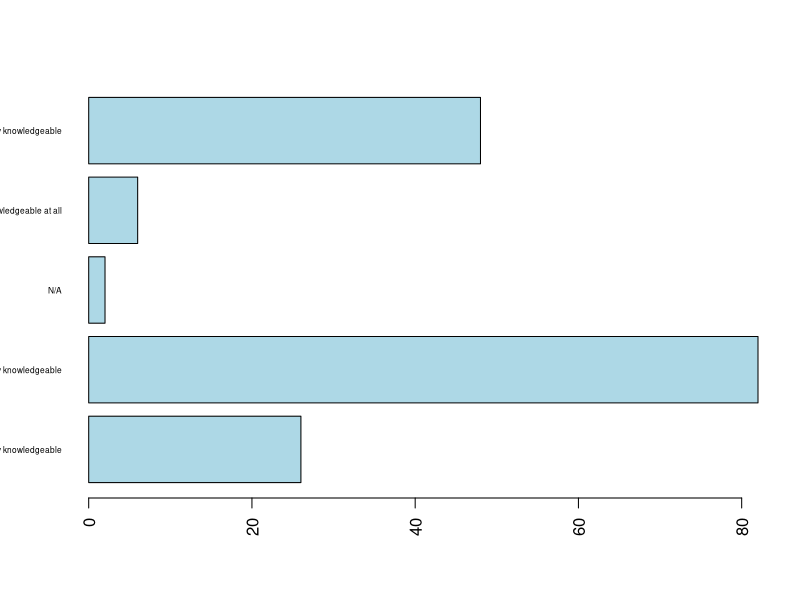
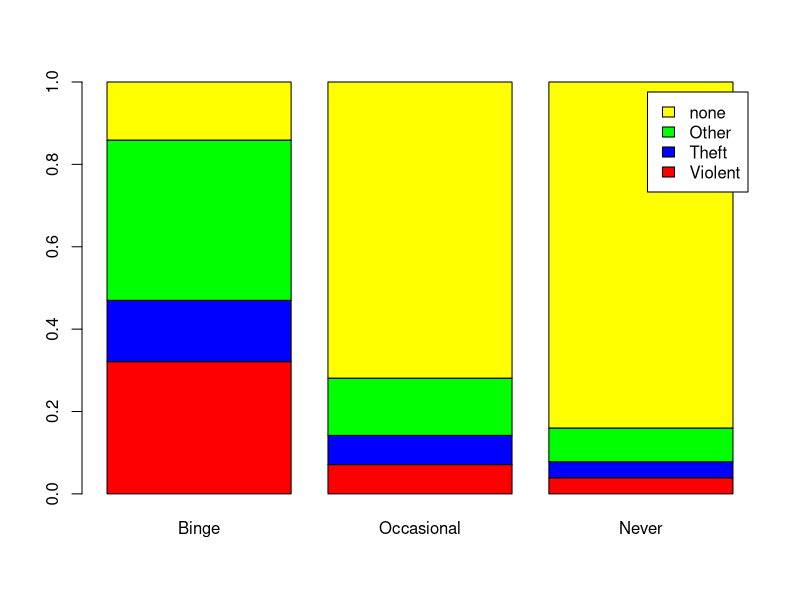
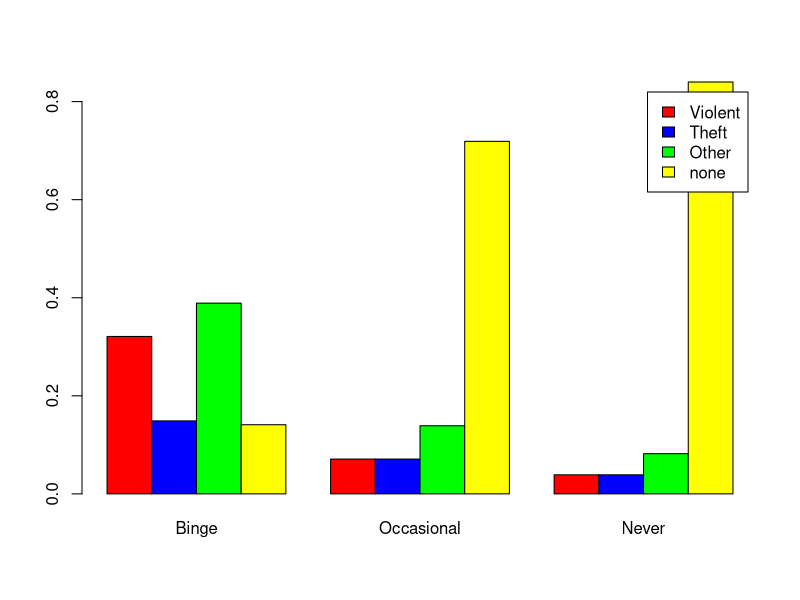
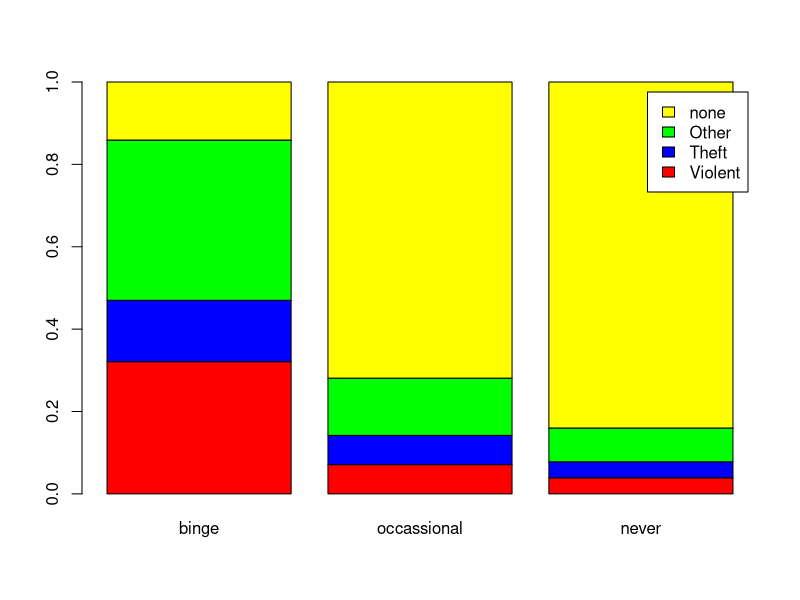
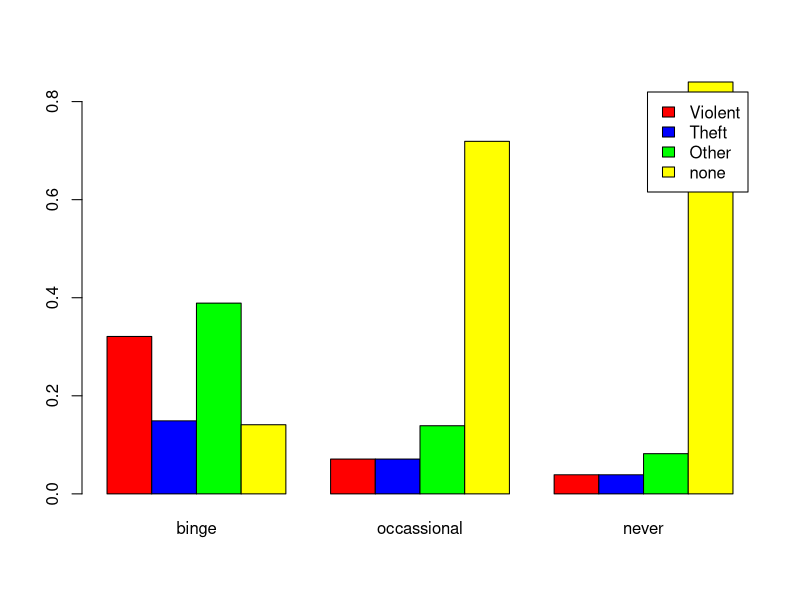

Source code (R) for these figures, in order: (Note: this script raises an error after producing the figures.)
## ---- chunk 1
knitr::opts_chunk$set(echo = TRUE)
## ---- chunk 2

library(sqldf)
library(dplyr)

## ---- chunk 3

survey <- read.csv("informatics_survey.csv", stringsAsFactors = FALSE)

# What happens if we don't set the stringsAsFactors argument?
q5_1 <- data.frame(survey$Q5_1, stringsAsFactors = FALSE)

colnames(q5_1) <- c("response")

# Remove the rows with empty responses.
q5_1 <- subset(q5_1, response != "")
q5_1 <- q5_1[q5_1$response != "",]

cnts <- table(q5_1)

# What does the las argument do?  Look it up with ?par().
barplot(cnts, 
        horiz = TRUE, 
        col   = 'lightblue',
        las   = 2,
        cex.names = 0.5)

# Save the original graph parameters.
opar <- par(no.readonly = TRUE)

# If necessary, adjust graph parameters to make the bar plot look good then rerun barplot code.
par(mai = c(.5, 1.5, .5, .5))

par(opar)

## ---- chunk 4

crime <- read.csv("drink_crime.csv", stringsAsFactors = FALSE)

# For stacked and grouped barplots, the data must be presented as
# a matrix or vector.

barplot(as.matrix(crime[, c(2:4)]), 
        legend = crime[, 1],
           col = c("red","blue","green","yellow"))

barplot(as.matrix(crime[, c(2:4)]), 
        legend = crime[, 1],
           col = c("red","blue","green","yellow"),
        beside = TRUE)

lgnd        <- crime$Crime
binge       <- crime$Binge
occassional <- crime$Occasional
never       <- crime$Never
cnts        <- data.frame(binge, occassional, never)

barplot(as.matrix(cnts),
        legend = lgnd,
        col = c("red","blue","green","yellow"))

barplot(as.matrix(cnts),
        legend = lgnd,
        col = c("red","blue","green","yellow"),
        beside = TRUE )

## ---- chunk 5
# You can write a select statement with new column names.
tmp <- sqldf("select q3 as department, count(q3) as total from survey where q3 != ' ' group by q3")

# Or, you can execute a simple select and rename the variables afterwards.
tmp <- sqldf("select q3, count(q3) from survey where q3 != ' ' group by q3")

# Rename the columns -- department & department count.
colnames(tmp)  <- c("dept","dept_cnt")

# Add new column for academic group (HUM Humanities, SCI Sciences, SOC, Social Sciences, MED Medical)
tmp$acad_grp <- ""                       

# Set the new acad_grp column, using fix().  What happens if you use edit()?
fix(tmp)                                   

# Save a backup copy of the modified dataframe.
write.csv(tmp, file = "tmp.csv")          

# Create a new dataframe of the two columns needed for the pie chart. 
temp   <- data.frame(tmp$acad_grp, tmp$dept_cnt, stringsAsFactors = FALSE)

colnames(temp) <- c("acad_grp","dept_cnt")

grp_by <- group_by(temp, acad_grp)                    # Group rows by academic group.

slices <- summarize(grp_by, grp_tot = sum(dept_cnt))  # Sum dept_cnt for each academic group.

pie(slices$grp_tot, labels = slices$acad_grp, main = "Pie Chart") 

# We can accomplish the same thing with the pipe operator.
slices <- group_by(temp, acad_grp) %>% summarize(grp_tot = sum(dept_cnt))

pie(slices$grp_tot, labels = slices$acad_grp, main = "Pie Chart (Pipe)") 


## ---- chunk 6

opar <- par(no.readonly = TRUE)

par(mfrow = c(3, 1))

tmp <- read.delim("home_ownership.txt", sep = "\t", stringsAsFactors = FALSE)

hist(tmp$pct_1985, 
     main = "1985", 
     col  = "lightblue",
     ylim = c(0, 27),
     xlab = "Home Ownership %")

hist(tmp$pct_1996, 
     main = "1996", 
     col  = "lightblue",
     ylim = c(0, 27),
     xlab = "Home Ownership %")

hist(tmp$pct_2002, 
     main = "2002", 
     col  = "lightblue",
     ylim = c(0, 27),
     xlab = "Home Ownership %")

par(opar)

## ---- chunk 7


## ---- chunk 8

money <- read.delim("money_supply.txt", sep = "\t", stringsAsFactors = FALSE)

plot(money$m2, money$m3, xlab = "M2 (Trillions)", ylab = "M3 (Trillions)")

# Now, fit a regression model and plot the line.
fit <- lm(money$m3 ~ money$m2, data = money)

abline(fit, col = "blue")

## ---- chunk 9

ozone <- read.csv("ozone.csv", stringsAsFactors = FALSE)

x <- ozone[c(0:79),]

# The scale argument must equal 2 or the function only prints even numbers.
stem(x, scale = 2) 
